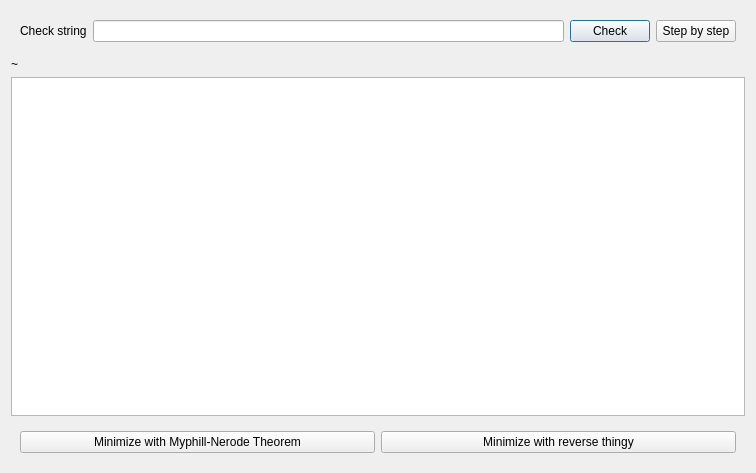
<?xml version="1.0" encoding="UTF-8"?>
<ui version="4.0">
 <class>ShowDfa</class>
 <widget class="QDialog" name="ShowDfa">
  <property name="geometry">
   <rect>
    <x>0</x>
    <y>0</y>
    <width>756</width>
    <height>473</height>
   </rect>
  </property>
  <property name="windowTitle">
   <string>Show DFA</string>
  </property>
  <layout class="QGridLayout" name="gridLayout">
   <item row="3" column="0">
    <widget class="QGraphicsView" name="graphicsView">
     <property name="dragMode">
      <enum>QGraphicsView::ScrollHandDrag</enum>
     </property>
    </widget>
   </item>
   <item row="1" column="0">
    <widget class="QWidget" name="widget" native="true">
     <layout class="QGridLayout" name="gridLayout_2">
      <item row="0" column="0">
       <widget class="QLabel" name="label">
        <property name="text">
         <string>Check string</string>
        </property>
       </widget>
      </item>
      <item row="0" column="2">
       <widget class="QPushButton" name="pushButton">
        <property name="text">
         <string>Check</string>
        </property>
       </widget>
      </item>
      <item row="0" column="1">
       <widget class="QLineEdit" name="lineEdit">
        <property name="sizePolicy">
         <sizepolicy hsizetype="Expanding" vsizetype="Fixed">
          <horstretch>0</horstretch>
          <verstretch>0</verstretch>
         </sizepolicy>
        </property>
       </widget>
      </item>
      <item row="0" column="3">
       <widget class="QPushButton" name="pushButton_2">
        <property name="text">
         <string>Step by step</string>
        </property>
       </widget>
      </item>
     </layout>
    </widget>
   </item>
   <item row="2" column="0">
    <widget class="QLabel" name="label_2">
     <property name="text">
      <string>~</string>
     </property>
    </widget>
   </item>
   <item row="4" column="0">
    <widget class="QWidget" name="widget_2" native="true">
     <layout class="QGridLayout" name="gridLayout_3">
      <item row="0" column="0">
       <widget class="QPushButton" name="pushButton_3">
        <property name="text">
         <string>Minimize with Myphill-Nerode Theorem</string>
        </property>
       </widget>
      </item>
      <item row="0" column="1">
       <widget class="QPushButton" name="pushButton_4">
        <property name="text">
         <string>Minimize with reverse thingy</string>
        </property>
       </widget>
      </item>
     </layout>
    </widget>
   </item>
  </layout>
 </widget>
 <resources/>
 <connections/>
</ui>
